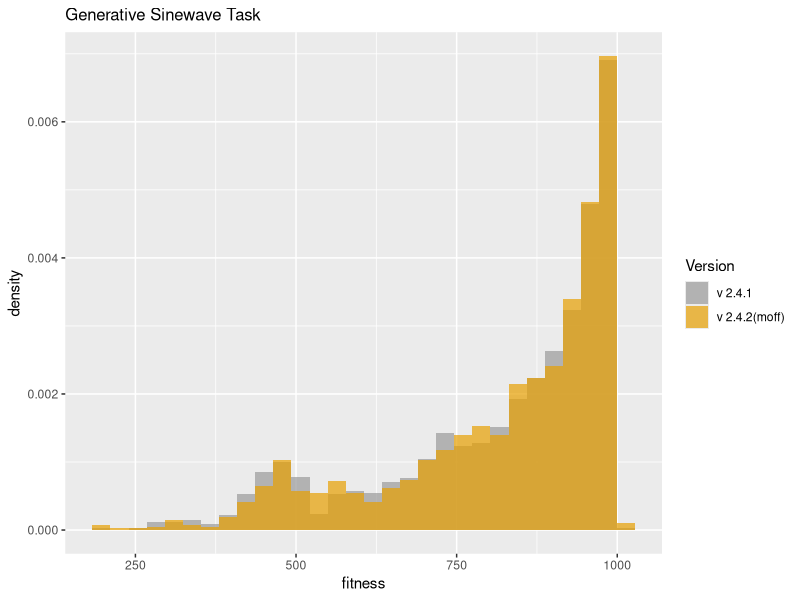
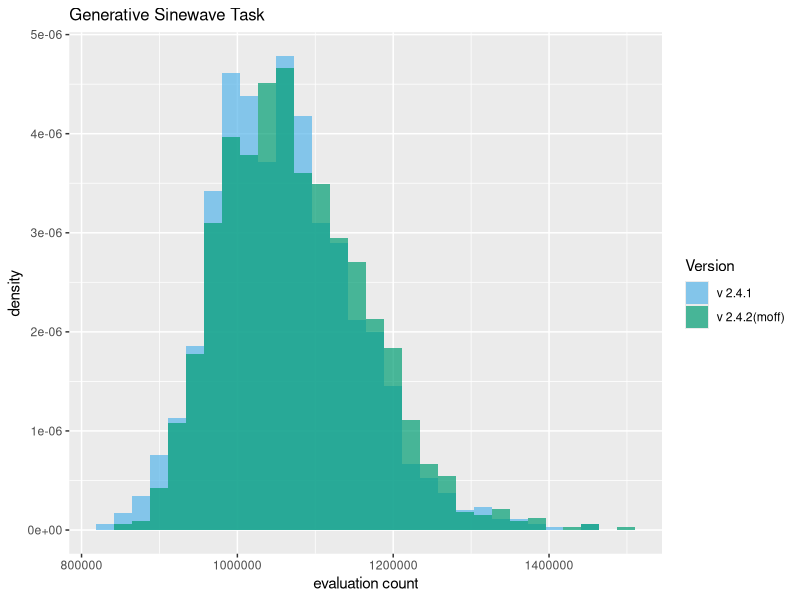

Here is the R script that generated these plots, in order:
library("ggplot2")
setwd("D:/home/websites/sharpneat-web/public/releases/sharpneat-2-4-2")

# A colourblind friendly palette.
cbPalette <- c("#999999", "#E69F00", "#56B4E9", "#009E73", "#F0E442", "#0072B2", "#D55E00", "#CC79A7")
cbPaletteB <- c("#56B4E9", "#009E73", "#F0E442", "#0072B2", "#D55E00", "#CC79A7", "#999999", "#E69F00")

# Load two data frames
dat1 <- read.table("sinewave-samples-v2-4-1.csv", sep=",", head=TRUE)
dat2 <- read.table("sinewave-samples-v2-4-2-moff.csv", sep=",", head=TRUE)

# Combine the two dataframes into one.
# First create a new column in each.
dat1$ver <- 'v241'
dat2$ver <- 'v242'

# and combine into a new data frame.
dat <- rbind(dat1, dat2)

# Plot two overlaid histograms, one for each of the two dataframes
p4 = ggplot(dat, aes(bestfitness, fill = ver )) + 
   geom_histogram(alpha = 0.7, aes(y = ..density..), position = 'identity') +
   scale_fill_manual(values=cbPalette, name='Version', labels=c('v 2.4.1','v 2.4.2(moff)')) +
   labs(x='fitness') + 
   ggtitle("Generative Sinewave Task") +
   theme(plot.title = element_text(size = 12))

ggsave(filename="sinewave-bestfitness-v241-v242moff-hist.png", plot=p4, height=4, width=8, units="in", dpi=100)

# Eval count.
p2 = ggplot(dat, aes(evalcount, fill = ver )) + 
   geom_histogram(alpha = 0.7, aes(y = ..density..), position = 'identity') +
   scale_fill_manual(values=cbPaletteB, name='Version', labels=c('v 2.4.1','v 2.4.2(moff)')) +
   labs(x='evaluation count') + 
   ggtitle("Generative Sinewave Task") +
   theme(plot.title = element_text(size = 12))

ggsave(filename="sinewave-evalcount-v241-v242moff-hist.png", plot=p2, height=4, width=8, units="in", dpi=100)
